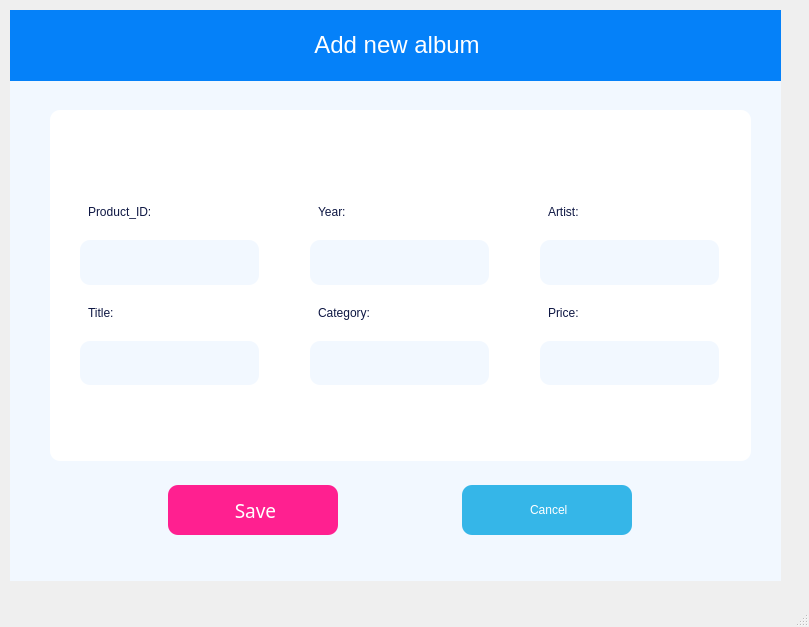
<?xml version="1.0" encoding="UTF-8"?>
<ui version="4.0">
 <class>MainWindowAddAdmin</class>
 <widget class="QMainWindow" name="MainWindowAddAdmin">
  <property name="geometry">
   <rect>
    <x>0</x>
    <y>0</y>
    <width>809</width>
    <height>627</height>
   </rect>
  </property>
  <property name="windowTitle">
   <string>Add new admin</string>
  </property>
  <widget class="QWidget" name="centralwidget">
   <widget class="QLabel" name="label_8">
    <property name="geometry">
     <rect>
      <x>10</x>
      <y>10</y>
      <width>771</width>
      <height>571</height>
     </rect>
    </property>
    <property name="styleSheet">
     <string notr="true">background-color: rgb(242, 248, 255);</string>
    </property>
    <property name="text">
     <string/>
    </property>
   </widget>
   <widget class="QLabel" name="label">
    <property name="geometry">
     <rect>
      <x>10</x>
      <y>10</y>
      <width>771</width>
      <height>71</height>
     </rect>
    </property>
    <property name="styleSheet">
     <string notr="true">  background-color: #0581F9;
font: 75 24pt &quot;CocogooseProTrial Bold&quot;;
    padding: 5px;

	color: rgb(255, 255, 255);
</string>
    </property>
    <property name="text">
     <string>&lt;html&gt;&lt;head/&gt;&lt;body&gt;&lt;p align=&quot;center&quot;&gt;&lt;span style=&quot; font-size:18pt;&quot;&gt;Add new album&lt;/span&gt;&lt;/p&gt;&lt;/body&gt;&lt;/html&gt;</string>
    </property>
   </widget>
   <widget class="QWidget" name="horizontalLayoutWidget">
    <property name="geometry">
     <rect>
      <x>50</x>
      <y>470</y>
      <width>701</width>
      <height>80</height>
     </rect>
    </property>
    <layout class="QHBoxLayout" name="horizontalLayout">
     <item>
      <widget class="QPushButton" name="pushButtonSave">
       <property name="maximumSize">
        <size>
         <width>170</width>
         <height>50</height>
        </size>
       </property>
       <property name="font">
        <font>
         <family>Montserrat Medium</family>
         <pointsize>14</pointsize>
         <weight>7</weight>
         <italic>false</italic>
         <bold>false</bold>
        </font>
       </property>
       <property name="toolTip">
        <string>&lt;html&gt;&lt;head/&gt;&lt;body&gt;&lt;p&gt;&lt;span style=&quot; font-size:12pt; color:#ff2090;&quot;&gt;New&lt;/span&gt;&lt;/p&gt;&lt;/body&gt;&lt;/html&gt;</string>
       </property>
       <property name="toolTipDuration">
        <number>-1</number>
       </property>
       <property name="styleSheet">
        <string notr="true">QPushButton {
    background-color: #FF2090; /* Màu nền mặc định */

    border-radius: 10px; 
    padding: 5px;
 
	font: 57 14pt &quot;Montserrat Medium&quot;;
	color: rgb(255, 255, 255);
}

QPushButton:hover {
    background-color: #FFA2D1; /* Màu khi di chuột */  
}

QPushButton:pressed {
    background-color: #FF2090; /* Màu khi nhấn */
}

QPushButton:focus {
    border: 5px solid #FFA2D1; /* Viền khi nút được focus */ 
}



</string>
       </property>
       <property name="text">
        <string> Save</string>
       </property>
       <property name="icon">
        <iconset>
         <normaloff>../../RESOURCE/ICON/1.png</normaloff>../../RESOURCE/ICON/1.png</iconset>
       </property>
       <property name="iconSize">
        <size>
         <width>30</width>
         <height>30</height>
        </size>
       </property>
      </widget>
     </item>
     <item>
      <widget class="QPushButton" name="pushButtonCancel">
       <property name="maximumSize">
        <size>
         <width>170</width>
         <height>50</height>
        </size>
       </property>
       <property name="toolTip">
        <string>&lt;html&gt;&lt;head/&gt;&lt;body&gt;&lt;p&gt;&lt;span style=&quot; font-size:12pt; color:#35b6e8;&quot;&gt;Edit&lt;/span&gt;&lt;/p&gt;&lt;/body&gt;&lt;/html&gt;</string>
       </property>
       <property name="styleSheet">
        <string notr="true">QPushButton {
    background-color: #35B6E8; /* Màu nền mặc định */

    border-radius: 10px; 
    padding: 5px;
 
	font: 57 14pt &quot;Montserrat Medium&quot;;
	color: rgb(255, 255, 255);

}

QPushButton:hover {
    background-color: #A3E3FC; /* Màu khi di chuột */  

}

QPushButton:pressed {
    background-color: #35B6E8; /* Màu khi nhấn */
}

QPushButton:focus {
    border: 5px solid #A3E3FC; /* Viền khi nút được focus */ 
}
</string>
       </property>
       <property name="text">
        <string> Cancel</string>
       </property>
       <property name="icon">
        <iconset>
         <normaloff>../../RESOURCE/ICON/cancel.png</normaloff>../../RESOURCE/ICON/cancel.png</iconset>
       </property>
       <property name="iconSize">
        <size>
         <width>30</width>
         <height>30</height>
        </size>
       </property>
      </widget>
     </item>
    </layout>
   </widget>
   <widget class="QGroupBox" name="groupBox_2">
    <property name="geometry">
     <rect>
      <x>50</x>
      <y>110</y>
      <width>701</width>
      <height>351</height>
     </rect>
    </property>
    <property name="maximumSize">
     <size>
      <width>1000</width>
      <height>400</height>
     </size>
    </property>
    <property name="styleSheet">
     <string notr="true">padding: 5px;
border-radius: 10px;
background-color: rgb(255, 255, 255);
color: rgb(77, 77, 77);
font: 18 8pt &quot;Montserrat Light&quot;;</string>
    </property>
    <property name="title">
     <string/>
    </property>
    <widget class="QWidget" name="verticalLayoutWidget">
     <property name="geometry">
      <rect>
       <x>30</x>
       <y>80</y>
       <width>179</width>
       <height>195</height>
      </rect>
     </property>
     <layout class="QVBoxLayout" name="verticalLayout">
      <item>
       <widget class="QLabel" name="label_2">
        <property name="styleSheet">
         <string notr="true">color: rgb(14, 23, 67);
font: 57 10pt &quot;Montserrat Medium&quot;;</string>
        </property>
        <property name="text">
         <string>Product_ID:</string>
        </property>
       </widget>
      </item>
      <item>
       <widget class="QLineEdit" name="lineEditProductID">
        <property name="maximumSize">
         <size>
          <width>1000</width>
          <height>100</height>
         </size>
        </property>
        <property name="font">
         <font>
          <family>Montserrat Medium</family>
          <pointsize>10</pointsize>
          <weight>7</weight>
          <italic>false</italic>
          <bold>false</bold>
         </font>
        </property>
        <property name="styleSheet">
         <string notr="true">background-color: rgb(242, 248, 255);
color: rgb(14, 23, 67);
font: 57 10pt &quot;Montserrat Medium&quot;;
padding: 10px;</string>
        </property>
       </widget>
      </item>
      <item>
       <widget class="QLabel" name="label_3">
        <property name="styleSheet">
         <string notr="true">color: rgb(14, 23, 67);
font: 57 10pt &quot;Montserrat Medium&quot;;</string>
        </property>
        <property name="text">
         <string>Title:</string>
        </property>
       </widget>
      </item>
      <item>
       <widget class="QLineEdit" name="lineEditTitle">
        <property name="maximumSize">
         <size>
          <width>1000</width>
          <height>100</height>
         </size>
        </property>
        <property name="font">
         <font>
          <family>Montserrat Medium</family>
          <pointsize>10</pointsize>
          <weight>7</weight>
          <italic>false</italic>
          <bold>false</bold>
         </font>
        </property>
        <property name="styleSheet">
         <string notr="true">background-color: rgb(242, 248, 255);
color: rgb(14, 23, 67);
font: 57 10pt &quot;Montserrat Medium&quot;;
padding: 10px;</string>
        </property>
       </widget>
      </item>
     </layout>
    </widget>
    <widget class="QWidget" name="verticalLayoutWidget_2">
     <property name="geometry">
      <rect>
       <x>260</x>
       <y>80</y>
       <width>179</width>
       <height>195</height>
      </rect>
     </property>
     <layout class="QVBoxLayout" name="verticalLayout_2">
      <item>
       <widget class="QLabel" name="label_9">
        <property name="styleSheet">
         <string notr="true">color: rgb(14, 23, 67);
font: 57 10pt &quot;Montserrat Medium&quot;;</string>
        </property>
        <property name="text">
         <string>Year:</string>
        </property>
       </widget>
      </item>
      <item>
       <widget class="QLineEdit" name="lineEditYear">
        <property name="maximumSize">
         <size>
          <width>1000</width>
          <height>100</height>
         </size>
        </property>
        <property name="font">
         <font>
          <family>Montserrat Medium</family>
          <pointsize>10</pointsize>
          <weight>7</weight>
          <italic>false</italic>
          <bold>false</bold>
         </font>
        </property>
        <property name="styleSheet">
         <string notr="true">background-color: rgb(242, 248, 255);
color: rgb(14, 23, 67);
font: 57 10pt &quot;Montserrat Medium&quot;;
padding: 10px;</string>
        </property>
       </widget>
      </item>
      <item>
       <widget class="QLabel" name="label_10">
        <property name="styleSheet">
         <string notr="true">color: rgb(14, 23, 67);
font: 57 10pt &quot;Montserrat Medium&quot;;</string>
        </property>
        <property name="text">
         <string>Category:</string>
        </property>
       </widget>
      </item>
      <item>
       <widget class="QLineEdit" name="lineEditCategory">
        <property name="maximumSize">
         <size>
          <width>1000</width>
          <height>100</height>
         </size>
        </property>
        <property name="font">
         <font>
          <family>Montserrat Medium</family>
          <pointsize>10</pointsize>
          <weight>7</weight>
          <italic>false</italic>
          <bold>false</bold>
         </font>
        </property>
        <property name="styleSheet">
         <string notr="true">background-color: rgb(242, 248, 255);
color: rgb(14, 23, 67);
font: 57 10pt &quot;Montserrat Medium&quot;;
padding: 10px;</string>
        </property>
       </widget>
      </item>
     </layout>
    </widget>
    <widget class="QWidget" name="verticalLayoutWidget_3">
     <property name="geometry">
      <rect>
       <x>490</x>
       <y>80</y>
       <width>179</width>
       <height>195</height>
      </rect>
     </property>
     <layout class="QVBoxLayout" name="verticalLayout_3">
      <item>
       <widget class="QLabel" name="label_13">
        <property name="styleSheet">
         <string notr="true">color: rgb(14, 23, 67);
font: 57 10pt &quot;Montserrat Medium&quot;;</string>
        </property>
        <property name="text">
         <string>Artist:</string>
        </property>
       </widget>
      </item>
      <item>
       <widget class="QLineEdit" name="lineEdiArtist">
        <property name="maximumSize">
         <size>
          <width>1000</width>
          <height>100</height>
         </size>
        </property>
        <property name="font">
         <font>
          <family>Montserrat Medium</family>
          <pointsize>10</pointsize>
          <weight>7</weight>
          <italic>false</italic>
          <bold>false</bold>
         </font>
        </property>
        <property name="styleSheet">
         <string notr="true">background-color: rgb(242, 248, 255);
color: rgb(14, 23, 67);
font: 57 10pt &quot;Montserrat Medium&quot;;
padding: 10px;</string>
        </property>
       </widget>
      </item>
      <item>
       <widget class="QLabel" name="label_14">
        <property name="styleSheet">
         <string notr="true">color: rgb(14, 23, 67);
font: 57 10pt &quot;Montserrat Medium&quot;;</string>
        </property>
        <property name="text">
         <string>Price:</string>
        </property>
       </widget>
      </item>
      <item>
       <widget class="QLineEdit" name="lineEditPrice">
        <property name="maximumSize">
         <size>
          <width>1000</width>
          <height>100</height>
         </size>
        </property>
        <property name="font">
         <font>
          <family>Montserrat Medium</family>
          <pointsize>10</pointsize>
          <weight>7</weight>
          <italic>false</italic>
          <bold>false</bold>
         </font>
        </property>
        <property name="styleSheet">
         <string notr="true">background-color: rgb(242, 248, 255);
color: rgb(14, 23, 67);
font: 57 10pt &quot;Montserrat Medium&quot;;
padding: 10px;</string>
        </property>
       </widget>
      </item>
     </layout>
    </widget>
   </widget>
  </widget>
  <widget class="QMenuBar" name="menubar">
   <property name="geometry">
    <rect>
     <x>0</x>
     <y>0</y>
     <width>809</width>
     <height>26</height>
    </rect>
   </property>
  </widget>
  <widget class="QStatusBar" name="statusbar"/>
 </widget>
 <resources/>
 <connections/>
</ui>
